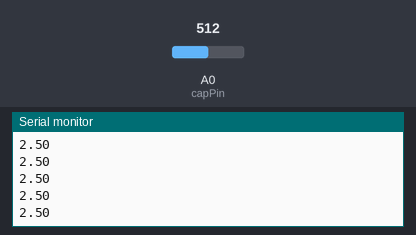
Simulated run of this sketch. Board: Arduino Uno, built with avr-gcc and run on an emulated ATmega328P. Parts: the last lines printed to the serial monitor. The test bench sets the inputs (shaded band); at power-on: A0 (capPin) = 512.

Above: at 1.2 s.
1.3 s: A0 (capPin) set to 716
At 1.8 s:
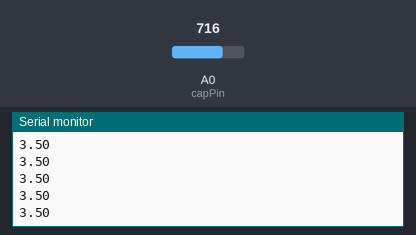
2.8 s: A0 (capPin) set to 900
At 3.8 s:
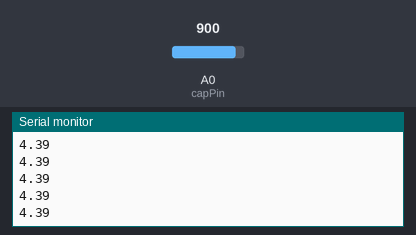
Timing chart, 0 to 5.8 s (numbered marks = the images above; inputs shaded):
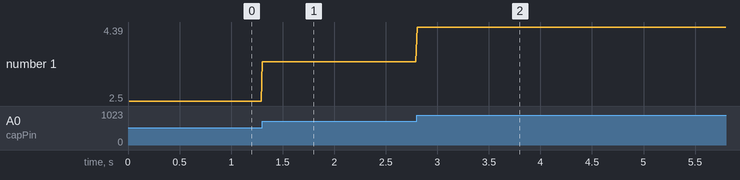

The sketch:

capacitorcode.ino
```cpp
#define capPin A0
#define digitalOut 5
int loop_count = 0;

bool charge = true;

void setup() {
  // put your setup code here, to run once:
  Serial.begin(9600);
  digitalWrite(digitalOut, HIGH);
}

void loop() {
  // put your main code here, to run repeatedly:
  delay(10);
  int analogVoltage = analogRead(capPin);
  float voltage = ((analogVoltage / 1024.0) * 5.0);
  //Serial.println(analogVoltage);
  loop_count = loop_count + 1;
  if (loop_count > 20) {
    charge = !charge;
    loop_count = 0;
  }
  if (charge) {
    digitalWrite(digitalOut, HIGH);
  }
  else {
    digitalWrite(digitalOut, LOW);
  }
  Serial.println(voltage);
}
```

Measured:
- after the input at 1.3 s, the serial monitor: prints a new line at once (image 1)
- after the input at 2.8 s, the serial monitor: prints a new line at once (image 2)
- plotted number 1: 2.5 → 3.5 after the input at 1.3 s, 3.5 → 4.39 after the input at 2.8 s
